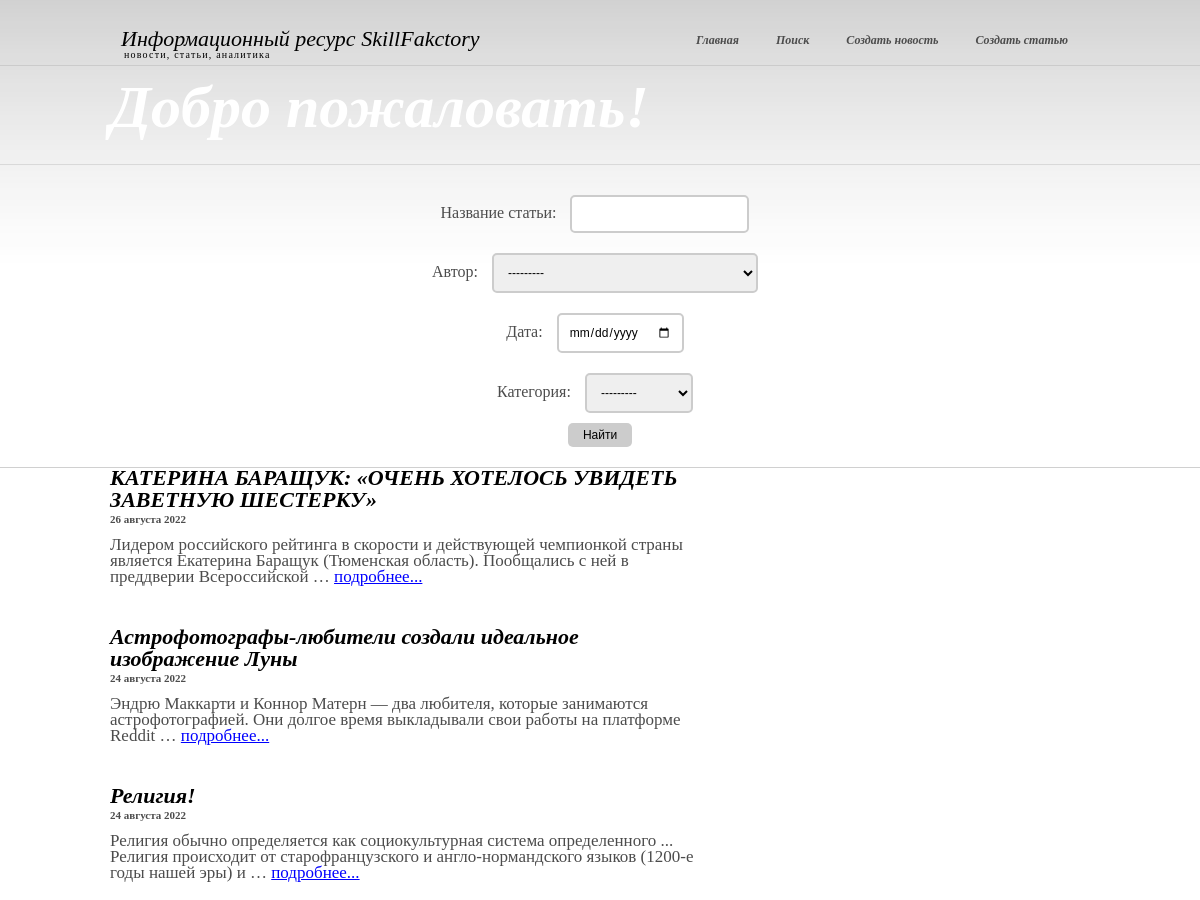
The page /home/search (upper part) on the database as committed earlier.
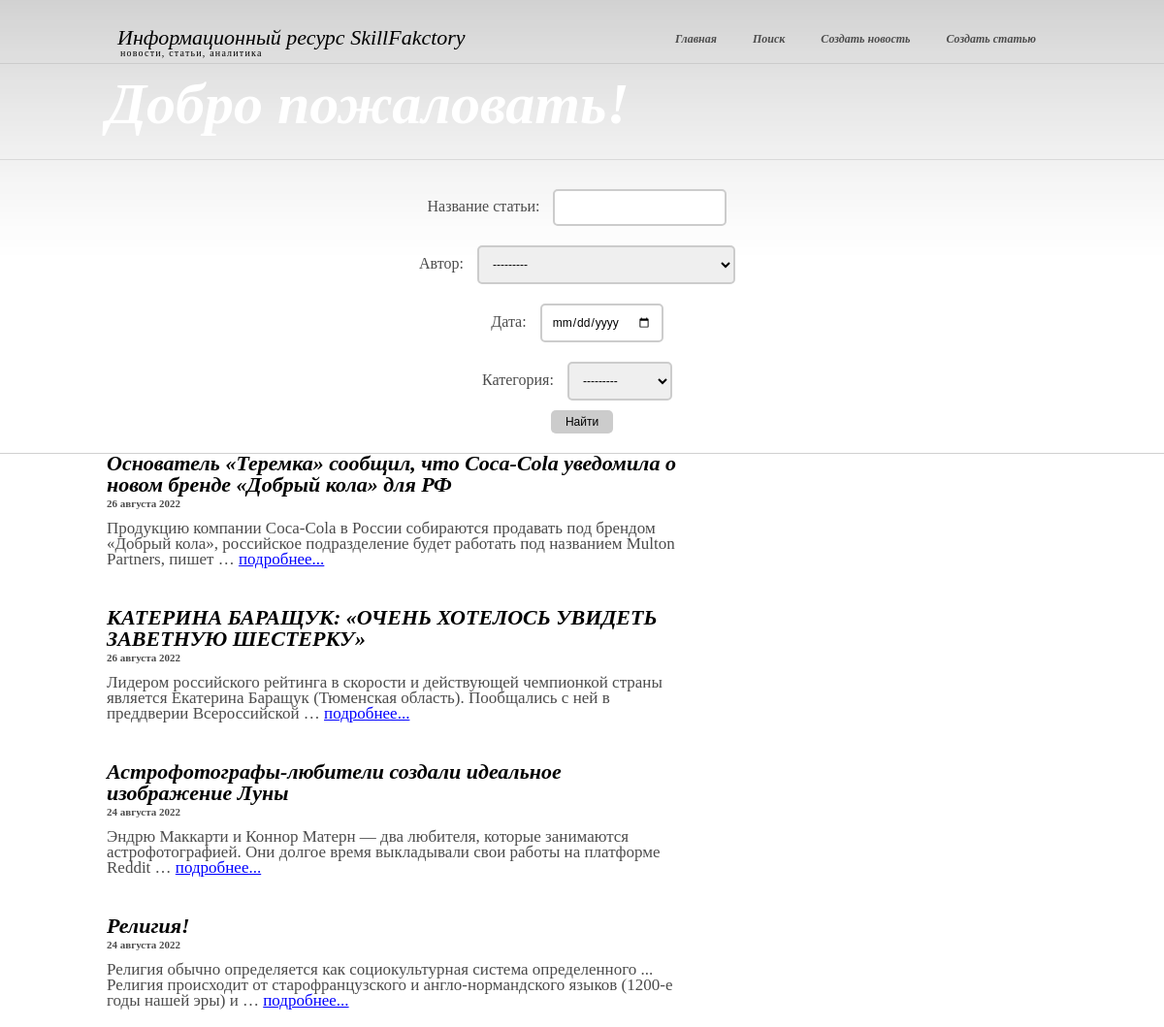
The same page on the database as committed later.
### news/models.py (models this page shows, shortened)
class Post(models.Model):  # Table for the posts
    head_article = models.CharField(max_length=255)  # post`s name
    text_post = models.TextField()  # text
    date = models.DateTimeField(auto_now_add = True)  # date of the post will be added
    type_post = models.CharField(max_length = 20, choices = POSITIONS, default = 'news')  # post`s type : news or article
    sum_rank = models.IntegerField(default = 0)
    id_author = models.ForeignKey('Author', on_delete = models.CASCADE)  # onetomany relation to the table "Author"
    category = models.ManyToManyField('Category', through = PostCategory)  # manytomany relation to the table "Category"

### news/views.py (the view)
class NewsFilter(ListView):
    model = Post
    template_name = 'search.html'
    context_object_name = 'news'
    ordering = '-date'
    def get_queryset(self):
        queryset = super().get_queryset()
        self.filter = news_filter(self.request.GET, queryset)
        return self.filter.qs
    def get_context_data(self, **kwargs):
        context = super().get_context_data(**kwargs)
        context['filter'] = news_filter(self.request.GET, self.queryset)
        return context

### news/models.py (called while the page is built)
    def __str__(self):
        return f'{self.name}'

    def __str__(self):
        return f'{self.full_name}'

### news/templatetags/custom_filters.py (called while the page is built)
@register.filter()
def censor(value):
   if isinstance(value, str):
      a=['хрен', 'редиска', 'тыква']
      for i in a:
         b=' '+i[0]+'*' * (len(i)-1)+' '
         value=value.replace(i, b)
   return value

### templates/search.html (shortened to what this page needs)
{% extends 'flatpages/default.html' %}
{% load custom_filters%}
{% block search %}
    <form action="" method="get">
        {{ filter.form.as_p }}
        <input type="submit" value="Найти">
    </form>
{% endblock search %}
{% block content %}
{% for i in news %}
    <div class="col">
       <div class="post">
           <h3>{{ i.head_article| censor}}</h3>
            <h4>{{ i.date|date:'d E Y' }}</h4>
            <p>{{ i.text_post|truncatewords:20| censor }}
            <a href="{{ i.id }}">подробнее...</a></p>
      </div>
    </div>
{% endfor %}
{% endblock content %}

Rows that differ between the two databases and show on the page:
added Post: head_article|censor "Основатель «Теремка» сообщил, что Coca-Cola уведомила о новом бренде «Добрый кола» для РФ", date "26 августа 2022", text_post|censor "Продукцию компании Coca-Cola в России собираются продавать под брендом «Добрый кола», российское подразделение будет работать под названием Multon Partners, пишет …"
